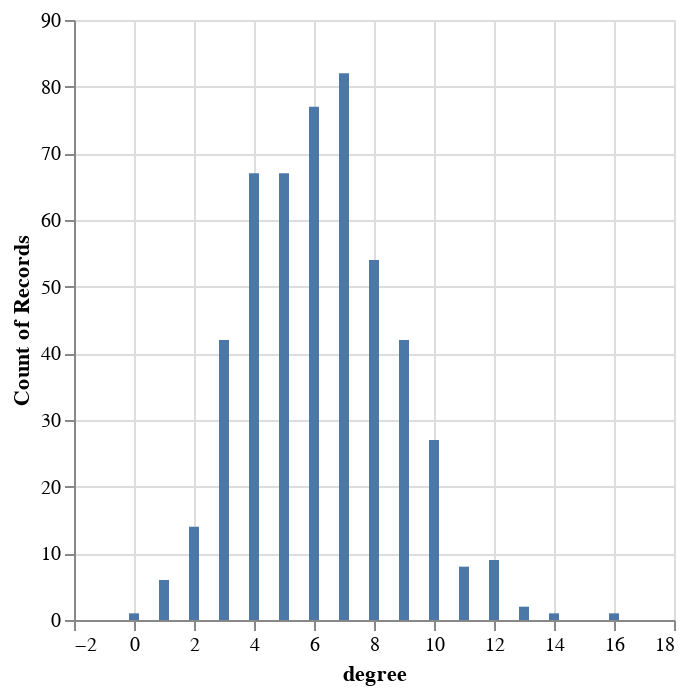

Here is the notebook cell this chart was saved with:
### Code cell
alt.Chart(degrees_df).mark_bar().encode(
    alt.X("degree:Q"),
    y='count()',
)

### Figure 1 — Vega-Lite specification as saved in the notebook (floating-point values rounded to 4 significant figures; data arrays with more than 128 entries replaced by an {"elided": "..."} marker saying what was removed)
{"config": {"view": {"continuousWidth": 300, "continuousHeight": 300}}, "data": {"name": "data-2b1a109987731d567ac9bf8016790853"}, "mark": {"type": "bar"}, "encoding": {"x": {"field": "degree", "type": "quantitative"}, "y": {"aggregate": "count", "type": "quantitative"}}, "$schema": "https://vega.github.io/schema/vega-lite/v5.14.1.json", "datasets": {"data-2b1a109987731d567ac9bf8016790853": {"elided": "500 records"}}}
